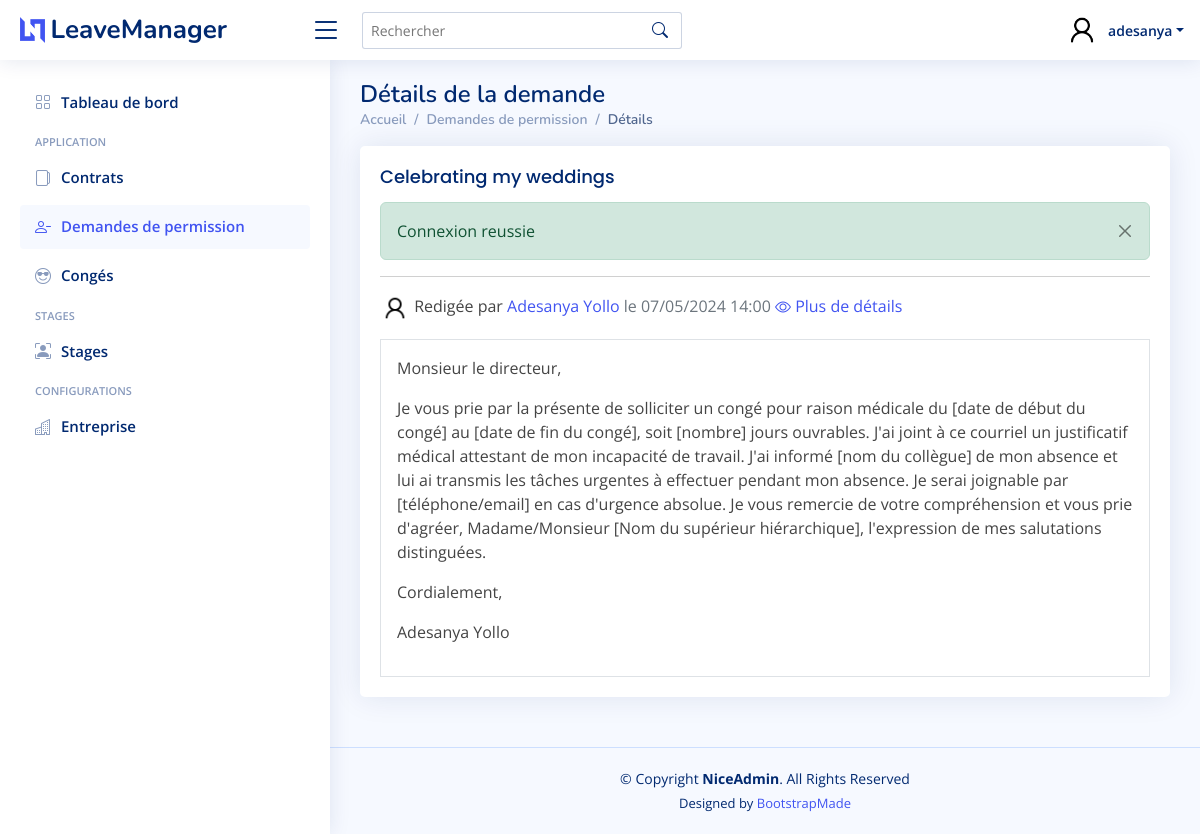
/src/View/PermissionRequests/view.php?id=1 (signed in), run on the app's committed database.
### tables this page shows
CREATE TABLE `permission_requests` (
  `id` int NOT NULL,
  `employee_id` int NOT NULL,
  `reason` varchar(500) NOT NULL,
  `description` text NOT NULL,
  `start_date` datetime NOT NULL,
  `end_date` datetime NOT NULL,
  `reduce` tinyint(1) NOT NULL,
  `status` varchar(12) NOT NULL,
  `created` datetime NOT NULL DEFAULT CURRENT_TIMESTAMP,
  `modified` datetime DEFAULT NULL,
  `etat` tinyint(1) NOT NULL DEFAULT '1'
);

CREATE TABLE `employees` (
  `id` int NOT NULL,
  `first_name` varchar(50) NOT NULL,
  `last_name` varchar(50) NOT NULL,
  `email` varchar(255) NOT NULL,
  `username` varchar(255) NOT NULL,
  `pwd` varchar(255) NOT NULL,
  `role_id` int NOT NULL,
  `created` datetime NOT NULL DEFAULT CURRENT_TIMESTAMP,
  `modified` datetime DEFAULT NULL,
  `token` varchar(255) DEFAULT NULL,
  `token_exp_date` datetime DEFAULT NULL,
  `status` varchar(10) NOT NULL,
  `etat` tinyint(1) NOT NULL DEFAULT '1'
);

### src/Controller/PermissionRequestsController.php (called while the page is built, shortened)
<?php
require_once dirname(dirname(__DIR__)) . DIRECTORY_SEPARATOR . 'autoload.php';
class PermissionRequestsController
{
    private $service;
    function __construct()
    {
        $this->service = new PermissionRequestsServices();
    }
    public function view()
    {
        $permissionRequest = $this->service->get((int)$_GET['id']);
    }
}

### autoload.php (called while the page is built, shortened)
<?php
class AutoLoader
{
    public function __autoload($className)
    {
        if (strpos($className, '\\') !== false) {
            $fqnParts = explode('\\', $className);
        } else {
            $this->__autoloadClass($className);
        }
    }
    public function __autoLoadCoreClass($className)
    {
        $fqnParts = explode('\\', $className);
        unset($fqnParts[0]);
        $filePath = CORE_PATH . implode(DS, $fqnParts) . '.php';
    }
    public function __autoLoadModel($className)
    {
        $fqnParts = explode('\\', $className);
        unset($fqnParts[0]);
        unset($fqnParts[1]);
        $filePath = MODEL_PATH . implode(DS, $fqnParts) . '.php';
    }
    public function __autoLoadService($className)
    {
        $fqnParts = explode('\\', $className);
        unset($fqnParts[0]);
        unset($fqnParts[1]);
        $filePath = SERVICE_PATH . implode(DS, $fqnParts) . '.php';
    }
    public function __autoLoadView($className)
    {
        $fqnParts = explode('\\', $className);
        unset($fqnParts[0]);
        unset($fqnParts[1]);
        $filePath = VIEW_PATH . implode(DS, $fqnParts) . '.php';
    }
}

### config/app.php (called while the page is built)
<?php
return [
    'DataSource' => [
        'host' => 'localhost',
        'username' => 'root',
        'password' => '',
        'database' => 'leave_manager',
    ],
    'Session' => [
        'timeout' => 60 * 60 * 24 * 2
    ],
    "Debug" => [
        'enable' => true
    ]
];

### Core/Configure.php (called while the page is built, shortened)
<?php
class Configure
{
	private $_default_config = [];
	private $_config = [];
	function __construct()
	{
		$this->_config = require dirname(__DIR__) . DIRECTORY_SEPARATOR . 'config' . DIRECTORY_SEPARATOR . 'app.php';
		$this->_default_config = $this->_config;
	}
	public function read(string $configKey, $default = null)
	{
		if (isset($this->_config[$configKey])) {
			return $this->_config[$configKey];
		} else if (isset($this->_default_config[$configKey])) {
			return $this->_default_config[$configKey];
		} else {
			return $default;
		}
	}
}

### Core/Database/ConnectionManager.php (called while the page is built, shortened)
<?php
require_once dirname(dirname(__DIR__)) . DIRECTORY_SEPARATOR . 'autoload.php';
class ConnectionManager
{
    private string $host;
    private string $username;
    private string $password;
    private string $database;
    private $_connection;
    public function __construct()
    {
        $config = (new Configure())->read('DataSource');
        if (empty($config)) {
            $this->_connection_error = "Aucune source de données n'est configurée";
        } else {
            $dsn = "mysql:host=$this->host;dbname=$this->database;charset=utf8mb4";
            try {
                $this->_connection = new PDO($dsn, $this->username, $this->password);
                $this->_connection->setAttribute(PDO::ATTR_ERRMODE, PDO::ERRMODE_EXCEPTION);
            } catch (\PDOException $e) {
                $this->_connection_error = $e->getMessage();
            }
        }
    }
    public function getConnection()
    {
        return $this->_connection;
    }
    public function setConfig(array $config)
    {
        if (isset($config['host'])) {
            $this->host = $config['host'];
        }
        if (isset($config['username'])) {
            $this->username = $config['username'];
        }
        if (isset($config['password'])) {
            $this->password = $config['password'];
        }
        if (isset($config['database'])) {
            $this->database = $config['database'];
        }
    }
}

### src/Service/PermissionRequestsServices.php (called while the page is built, shortened)
<?php
require_once dirname(dirname(__DIR__)) . DS . DS . 'autoload.php';
class PermissionRequestsServices
{
    private $connectionManager;
    function __construct()
    {
        $this->connectionManager = new ConnectionManager();
    }
    public function get($id, $joinEmployee = true): ?PermissionRequest
    {
        $select = "SELECT pr.id AS PermissionRequest_id, pr.employee_id AS PermissionRequest_employee_id, pr.reason AS PermissionRequest_reason, pr.description AS PermissionRequest_description, "
            . "pr.start_date AS PermissionRequest_start_date, pr.end_date AS PermissionRequest_end_date, pr.status AS PermissionRequest_status, pr.created AS PermissionRequest_created, "
            . "pr.etat AS PermissionRequest_etat, pr.reduce AS PermissionRequest_reduce ";
        $join = "";
        $from = "FROM permission_requests pr ";
        $where = "WHERE pr.id = :id AND pr.etat = :etat";
        if ($joinEmployee) {
            $select .= ", e.id AS Employee_id, e.first_name AS Employee_first_name, e.last_name AS Employee_last_name, e.email AS Employee_email ";
            $join = "JOIN employees e ON e.id = pr.employee_id ";
        }
        $sql = $select . $from . $join . $where;
        try {
            $query = $this->connectionManager->getConnection()->prepare($sql);
            $query->bindValue(':id', $id, \PDO::PARAM_INT);
            $query->bindValue(':etat', true, \PDO::PARAM_BOOL);
            $query->execute();
            $result = $query->fetch(\PDO::FETCH_ASSOC);
        } catch (\PDOException $e) {
            throw new \Exception("SQL Exception: " . $e->getMessage(), 1);
        }
        $permissionRequest = new PermissionRequest();
        $permissionRequest->setId($result['PermissionRequest_id']);
        $permissionRequest->setEmployeeId($result['PermissionRequest_employee_id']);
        $permissionRequest->setReason($result['PermissionRequest_reason']);
        $permissionRequest->setDescription($result['PermissionRequest_description']);
        $permissionRequest->setStartDate($result['PermissionRequest_start_date']);
        $permissionRequest->setEndDate($result['PermissionRequest_end_date']);
        $permissionRequest->setStatus($result['PermissionRequest_status']);
        $permissionRequest->setReduce($result['PermissionRequest_reduce']);
        $permissionRequest->setCreated($result['PermissionRequest_created']);
        $permissionRequest->setEtat($result['PermissionRequest_etat']);
        if ($joinEmployee) {
            $employee = new Employee();
            $employee->setId($result['Employee_id']);
            $employee->setFirstName($result['Employee_first_name']);
            $employee->setLastName($result['Employee_last_name']);
            $employee->setEmail($result['Employee_email']);
            $permissionRequest->setEmployee($employee);
        }
        return $permissionRequest;
    }
}

### src/Entity/PermissionRequest.php (called while the page is built, shortened)
<?php
class PermissionRequest
{
    private $reason;
    private $description;
    private $created;
    private $employee;
    public function setId($id)
    {
        return $this;
    }
    public function setEmployeeId($employee_id)
    {
        return $this;
    }
    public function getReason()
    {
        return $this->reason;
    }
    public function setReason($reason)
    {
        $this->reason = $reason;
        return $this;
    }
    public function getDescription()
    {
        return $this->description;
    }
    public function setDescription($description)
    {
        $this->description = $description;
        return $this;
    }
    public function setStartDate($start_date)
    {
        return $this;
    }
    public function setEndDate($end_date)
    {
        return $this;
    }
    public function setStatus($status)
    {
        return $this;
    }
    public function setReduce($reduce)
    {
        return $this;
    }
    public function getCreated()
    {
        return $this->created;
    }
    public function setCreated($created)
    {
        $this->created = $created;
        return $this;
    }
    public function setEtat($etat)
    {
        return $this;
    }
    public function getEmployee()
    {
        return $this->employee;
    }
    public function setEmployee($employee)
    {
        $this->employee = $employee;
        return $this;
    }
}

### src/Entity/Employee.php (called while the page is built, shortened)
<?php
class Employee
{
    private $id;
    private $first_name;
    private $last_name;
    public function getId()
    {
        return $this->id;
    }
    public function setId($id)
    {
        $this->id = $id;
        return $this;
    }
    public function getFirstName()
    {
        return $this->first_name;
    }
    public function setFirstName($first_name)
    {
        $this->first_name = $first_name;
        return $this;
    }
    public function getLastName()
    {
        return $this->last_name;
    }
    public function setLastName($last_name)
    {
        $this->last_name = $last_name;
        return $this;
    }
    public function setEmail($email)
    {
        return $this;
    }
}

### Core/FlashMessages/Message.php (called while the page is built, shortened)
<?php
class Message
{
    private string $type;
    public function getType(): string
    {
        return $this->type;
    }
}

### src/View/Helpers/DateHelper.php (called while the page is built, shortened)
<?php
class DateHelper
{
    public static function dateTime($date): ?string
    {
        $date = strtotime($date);
        return date('d/m/Y H:i', $date);
    }
    public static function isTimestamp($ts)
    {
        return is_numeric($ts) && ((int) $ts == $ts);
    }
}

### src/View/PermissionRequests/view.php (the view, shortened to what this page needs)
<?php
require_once dirname(dirname(dirname(__DIR__))) . DIRECTORY_SEPARATOR . 'autoload.php';
(new PermissionRequestsController())->view();
require_once dirname(__DIR__) . DS . 'Elements' . DS . 'header.php';
?>
<main id="main" class="main">
    <div class="pagetitle">
        <h1>Détails de la demande</h1>
        <nav>
            <ol class="breadcrumb">
                <li class="breadcrumb-item"><a href="<?= BASE_URL ?>">Accueil</a></li>
                <li class="breadcrumb-item"><a href="<?= VIEWS . 'PermissionRequests' ?>">Demandes de permission</a></li>
                <li class="breadcrumb-item active">Détails</li>
            </ol>
        </nav>
    </div>
    <section class="section dashboard">
        <div class="row">
            <div class="col-md-12 col-xl-12 col-xxl-10">
                <div class="card">
                    <div class="card-body">
                        <h2 class="card-title mb-0"><?= $permissionRequest->getReason() ?></h2>
                        <?= Flash::render() ?>
                        <hr class="mt-0">
                        <div class="p-y mb-3">
                            <img class="rounded-circle m-e-sm" style="width: 30px;" src="<?= IMAGES ?>user_icon.png" alt="User Icon">
                            Redigée par
                            <a href="<?= VIEWS . 'Employees/view.php?id=' . $permissionRequest->getEmployee()->getID() ?>">
                                <?= $permissionRequest->getEmployee()->getFirstName() . ' ' . $permissionRequest->getEmployee()->getLastName() ?>
                            </a>
                            <span class="text-muted">le <?= DateHelper::dateTime($permissionRequest->getCreated()) ?> </span>
                            <a class="link" data-bs-toggle="collapse" href="#more-details" role="button" aria-expanded="false" aria-controls="more-details">
                                <i class="bi bi-eye"></i> Plus de détails
                            </a>
                        </div>
                        <div class="editor-content border p-3">
                            <?= $permissionRequest->getDescription() ?>
                        </div>
                    </div>
                </div>
            </div>
        </div>
    </section>
</main>
<?php require_once dirname(__DIR__) . DS . 'Elements' . DS . 'footer.php'; ?>

### template/assets/css/style.css (style rules this page uses)
:root { scroll-behavior: smooth; }
body { font-family: "Open Sans", sans-serif; background: #f6f9ff; color: #444444; }
a { color: #4154f1; text-decoration: none; }
h1, h2, h3, h4, h5, h6 { font-family: "Nunito", sans-serif; }
#main { margin-top: 60px; padding: 20px 30px; transition: all 0.3s; }
.pagetitle { margin-bottom: 10px; }
.pagetitle h1 { font-size: 24px; margin-bottom: 0; font-weight: 600; color: #012970; }
.card { margin-bottom: 30px; border: none; border-radius: 5px; box-shadow: 0px 0 30px rgba(1, 41, 112, 0.1); }
.card-title { padding: 20px 0 15px 0; font-size: 18px; font-weight: 500; color: #012970; font-family: "Poppins", sans-serif; }
.card-body { padding: 0 20px 20px 20px; }
.breadcrumb { font-size: 14px; font-family: "Nunito", sans-serif; color: #899bbd; font-weight: 600; }
.breadcrumb a { color: #899bbd; transition: 0.3s; }
.breadcrumb .breadcrumb-item::before { color: #899bbd; }
.breadcrumb .active { color: #51678f; font-weight: 600; }
@media (min-width: 1200px) { #main, #footer { margin-left: 330px; } }

### data on the page
permission_requests: reason "Celebrating my weddings", employee.first_name "Adesanya", employee.last_name "Yollo", created "07/05/2024 14:00", description "Monsieur le directeur, Je vous prie par la présente de solliciter un congé pour raison médicale du [date de début du congé] au [date de fin du congé], soit [nombre] jours ouvrables. J'ai joint à ce courriel un justificatif médical attestant de mon incapacité de travail. J'ai informé [nom du collègue] de mon absence et lui ai transmis les tâches urgentes à effectuer pendant mon absence. Je serai joignable par [téléphone/email] en cas d'urgence absolue. Je vous remercie de votre compréhension et vous prie d'agréer, Madame/Monsieur [Nom du supérieur hiérarchique], l'expression de mes salutations distinguées. Cordialement, Adesanya Yollo"

### other printed values
$auth_user->getUsername() "adesanya"
$message->getMessage() "Connexion reussie"
